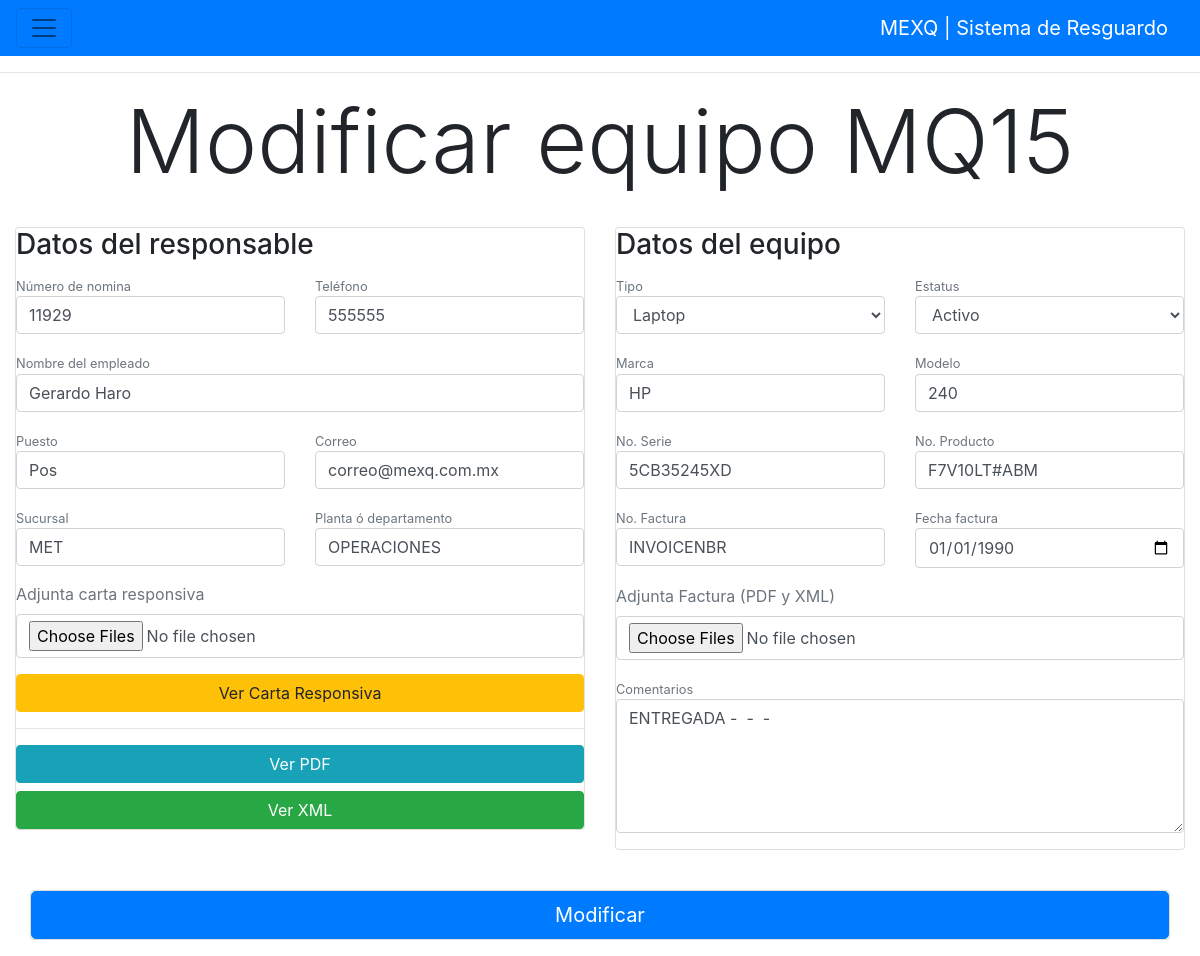
The page /index.php?vcode=MQ15 (signed in) on the database its author committed.
### tables this page shows
CREATE TABLE IF NOT EXISTS `registry` (
`id` int(5) NOT NULL,
  `code` varchar(15) DEFAULT NULL,
  `id_employee` varchar(5) NOT NULL DEFAULT '0000',
  `employee_name` varchar(65) NOT NULL DEFAULT 'no_name',
  `position` varchar(55) NOT NULL DEFAULT 'no_position',
  `branch` varchar(35) DEFAULT NULL,
  `workstation` varchar(35) DEFAULT NULL,
  `mail` varchar(35) NOT NULL DEFAULT 'mail@mexq.com.mx',
  `phone` varchar(25) NOT NULL DEFAULT '55555',
  `date` varchar(15) NOT NULL DEFAULT '00-00-0000',
  `serial` varchar(45) DEFAULT NULL,
  `product` varchar(25) DEFAULT NULL,
  `brand` varchar(20) DEFAULT NULL,
  `model` varchar(20) DEFAULT NULL,
  `type` varchar(5) DEFAULT NULL,
  `invoicenbr` varchar(35) DEFAULT NULL,
  `invoicedate` varchar(25) DEFAULT NULL,
  `status` varchar(1) NOT NULL DEFAULT 'A',
  `comment` varchar(250) DEFAULT NULL,
  `active` int(1) NOT NULL DEFAULT '1',
  `date_update` datetime NOT NULL,
  `user_update` varchar(25) NOT NULL
);

### views/updRegistry.php (the view, shortened to what this page needs)
<?php
$conn = Connect();
$code = $_REQUEST['vcode'];
$stmSelect = "SELECT * FROM registry WHERE code='$code'";
$execSelect = $conn->query($stmSelect);
if ($execSelect->rowCount()>0) {
	?>
	<form method="POST" action="controlers/dataUpdate.php" enctype="multipart/form-data">
		<div class="row justify-content-md-center">
			<h3 class="display-2">Modificar equipo <?php echo $code ?></h3>
		</div>
		<br>
		<?php while ($row = $execSelect->fetch()): ?>
		<div class="form">
			<div class="row justify-content-md-center">
				<div class="col">
					<div class="card card-outline-success mb-3">
						<div class="card-block">
							<h3 class="card-title">Datos del responsable</h3>
							<div class="row">
								<div class="col-6">
									<div class="form-group">
										<small class="form-text text-muted">Número de nomina</small>
										<input type="text" class="form-control" name="txtCodeemp" value="<?php echo $row ["id_employee"]; ?>">
									</div>
								</div>
								<div class="col-6">
									<div class="form-group">
										<small class="form-text text-muted">Teléfono</small>
										<input type="phone" class="form-control" name="txtPhone" placeholder="Teléfono de contacto" value="<?php echo $row ["phone"]; ?>">
									</div>
								</div>
							</div>
							<div class="row">
								<div class="col-12">
									<div class="form-group">
										<small class="form-text text-muted">Nombre del empleado</small>
										<input type="text" class="form-control" name="txtName" id="txtName" placeholder="Nombres" value="<?php echo $row ["employee_name"]; ?>">
									</div>
								</div>
							</div>
							<div class="row">
								<div class="col-6">
									<div class="form-group">
										<small class="form-text text-muted">Puesto</small>
										<input type="text" class="form-control" name="txtPosition" placeholder="Puesto" value="<?php echo $row ["position"]; ?>">
									</div>
								</div>
								<div class="col-6">
									<div class="form-group">
										<small class="form-text text-muted">Correo</small>
										<input type="text" class="form-control" name="txtEmail" placeholder="Correo" value="<?php echo $row ["mail"]; ?>">
									</div>
								</div>
							</div>
							<div class="row">
								<div class="col-6">
									<div class="form-group">
										<small class="form-text text-muted">Sucursal</small>
										<input type="text" class="form-control" name="txtBranch" placeholder="Sucursal" value="<?php echo $row ["branch"]; ?>">
									</div>
								</div>
								<div class="col-6">
									<div class="form-group">
										<small class="form-text text-muted">Planta ó departamento</small>
										<input type="text" class="form-control" name="txtStation" placeholder="Planta / Departamento" value="<?php echo $row ["workstation"]; ?>">
									</div>
								</div>
								<div class="col-12">
									<div class="form-group">
										<label class="control-label text-muted">Adjunta carta responsiva</label>
										<div class="form-group-file">
											<input type="file" class="form-control" id="cResponsiva[]" name="cResponsiva[]" multiple="">
										</div>
									</div>
								</div>
								<div class="col-12">
									<a href="controlers/reader.php?file_name=<?php echo $row ["serial"];?>.jpg" target="_blank" class="btn btn-warning btn-block">Ver Carta Responsiva</a>
									<hr>
									<a href="controlers/reader.php?file_name=<?php echo $row ["serial"];?>.pdf" target="_blank" class="btn btn-info btn-block">Ver PDF</a>
									<a href="controlers/reader.php?file_name=<?php echo $row ["serial"];?>.xml" target="_blank" class="btn btn-success btn-block">Ver XML</a>
								</div>
							</div>
						</div>
					</div>
				</div>
				<div class="col">
					<div class="card card-outline-info mb-3">
						<div class="card-block">
							<h3 class="card-title">Datos del equipo</h3>
							<div class="row">
								<div class="col-6">
									<div class="form-group">
										<small class="form-text text-muted">Tipo</small>
										<select class="form-control" name="cmType">
											<option <?php if ($row ["type"]=="MQ") echo 'selected' ?> value="MQ">Laptop</option>
										</select>
									</div>
								</div>
								<div class="col-6">
									<div class="form-group">
										<small class="form-text text-muted">Estatus</small>
										<select class="form-control" name="cmStatus">
											<option <?php if ($row ["status"]=="A") echo 'selected' ?> value="A">Activo</option>
										</select>
									</div>
								</div>
							</div>
							<div class="row">
								<div class="col-6">
									<div class="form-group">
										<small class="form-text text-muted">Marca</small>
										<input type="text" class="form-control" name="txtBrand" placeholder="Marca" value="<?php echo $row ["brand"]; ?>">
									</div>
								</div>
								<div class="col-6">
									<div class="form-group">
										<small class="form-text text-muted">Modelo</small>
										<input type="text" class="form-control" name="txtModel" placeholder="Modelo" value="<?php echo $row ["model"]; ?>">
									</div>
								</div>
							</div>
							<div class="row">
								<div class="col-6">
									<div class="form-group">
										<small class="form-text text-muted">No. Serie</small>
										<input type="text" class="form-control" name="txtSerie" placeholder="No. Serie" value="<?php echo $row ["serial"]; ?>">
									</div>
								</div>
								<div class="col-6">
									<div class="form-group">
										<small class="form-text text-muted">No. Producto</small>
										<input type="text" class="form-control" name="txtProduct" placeholder="No. Producto" value="<?php echo $row ["product"]; ?>">
									</div>
								</div>
							</div>
							<div class="row">
								<div class="col-6">
									<div class="form-group">
										<small class="form-text text-muted">No. Factura</small>
										<input type="text" class="form-control" name="txtInvoice" placeholder="No. Factura" value="<?php echo $row ["invoicenbr"]; ?>">
									</div>
								</div>
								<div class="col-6">
									<div class="form-group">
										<small class="form-text text-muted">Fecha factura</small>
										<input class="form-control" type="date" name="txtInvoicedate" value="<?php echo $row ["invoicedate"]; ?>">
									</div>
								</div>
							</div>
							<div class="form-group">
								<label class="col-xs-4 control-label text-muted">Adjunta Factura (PDF y XML)</label>
								<div class="col-xs-4 form-group-file">
									<input type="file" class="form-control" id="archivo[]" name="archivo[]" multiple="">
								</div>
							</div>
							<div class="row">
								<div class="col-12">
									<div class="form-group">
										<small class="form-text text-muted">Comentarios</small>
										<textarea class="form-control" name="txtComment" rows="5"><?php echo $row ["comment"]; ?></textarea>
									</div>
								</div>
							</div>
						</div>
					</div>
				</div>
			</div>
			<br>
			<div class="col">
				<div class="card card-outline-info mb-3">
					<button type="submit" class="btn btn-primary btn-lg btn-block" name="btnUpdate" id="btnUpdate">Modificar</button>
				</div>
			</div>
		</div>
		<?php
		endwhile;
		?>
	</form>
	<?php }else{ ?>
	<p class="alert alert-warning">There isn´t data allow</p>
	<?php } ?>

### css/styles.css (style rules this page uses)
* { margin:0; padding: 0; box-sizing:border-box; }
html body { background: #fff; }

### rows shown on the page
registry: txtCodeemp "11929", txtPhone "555555", txtName "Gerardo Haro", txtPosition "Pos", txtEmail "correo@mexq.com.mx", txtBranch "MET", txtStation "OPERACIONES", cmType "Laptop", cmStatus "Activo", txtBrand "HP", txtModel "240", txtSerie "5CB35245XD", txtProduct "F7V10LT#ABM", txtInvoice "INVOICENBR", txtInvoicedate "01/01/1990", txtComment "ENTREGADA - - -"

### other values the page prints
$code "MQ15"
